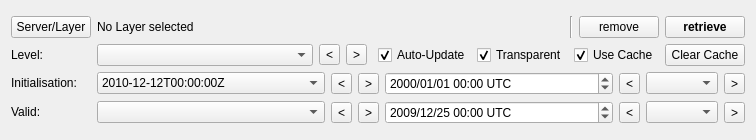
<?xml version="1.0" encoding="UTF-8"?>
<ui version="4.0">
 <class>WMSDockWidget</class>
 <widget class="QWidget" name="WMSDockWidget">
  <property name="geometry">
   <rect>
    <x>0</x>
    <y>0</y>
    <width>756</width>
    <height>140</height>
   </rect>
  </property>
  <property name="sizePolicy">
   <sizepolicy hsizetype="Expanding" vsizetype="Minimum">
    <horstretch>0</horstretch>
    <verstretch>0</verstretch>
   </sizepolicy>
  </property>
  <property name="minimumSize">
   <size>
    <width>756</width>
    <height>0</height>
   </size>
  </property>
  <property name="windowTitle">
   <string>WMS Dock Widget</string>
  </property>
  <layout class="QVBoxLayout" name="verticalLayout_4">
   <item>
    <layout class="QGridLayout" name="gridLayout">
     <item row="2" column="1">
      <layout class="QHBoxLayout" name="horizontalLayout_4">
       <item>
        <widget class="QComboBox" name="cbLevel">
         <property name="sizePolicy">
          <sizepolicy hsizetype="MinimumExpanding" vsizetype="Fixed">
           <horstretch>1</horstretch>
           <verstretch>0</verstretch>
          </sizepolicy>
         </property>
         <property name="minimumSize">
          <size>
           <width>180</width>
           <height>0</height>
          </size>
         </property>
         <property name="maximumSize">
          <size>
           <width>300</width>
           <height>16777215</height>
          </size>
         </property>
         <property name="toolTip">
          <string>Elevation values provided by the WMS server.</string>
         </property>
        </widget>
       </item>
       <item>
        <widget class="QToolButton" name="tbLevel_back">
         <property name="toolTip">
          <string>Previous Level (Down)</string>
         </property>
         <property name="text">
          <string>&lt;</string>
         </property>
         <property name="shortcut">
          <string>Down</string>
         </property>
        </widget>
       </item>
       <item>
        <widget class="QToolButton" name="tbLevel_fwd">
         <property name="toolTip">
          <string>Next Level (Up)</string>
         </property>
         <property name="text">
          <string>&gt;</string>
         </property>
         <property name="shortcut">
          <string>Up</string>
         </property>
        </widget>
       </item>
       <item>
        <spacer name="horizontalSpacer">
         <property name="orientation">
          <enum>Qt::Horizontal</enum>
         </property>
         <property name="sizeHint" stdset="0">
          <size>
           <width>5</width>
           <height>20</height>
          </size>
         </property>
        </spacer>
       </item>
       <item>
        <widget class="QCheckBox" name="cbAutoUpdate">
         <property name="sizePolicy">
          <sizepolicy hsizetype="Minimum" vsizetype="Fixed">
           <horstretch>0</horstretch>
           <verstretch>0</verstretch>
          </sizepolicy>
         </property>
         <property name="maximumSize">
          <size>
           <width>200</width>
           <height>16777215</height>
          </size>
         </property>
         <property name="toolTip">
          <string>Automatically request an updated map when the layer parameters have changed.</string>
         </property>
         <property name="text">
          <string>Auto-Update</string>
         </property>
         <property name="checked">
          <bool>true</bool>
         </property>
        </widget>
       </item>
       <item>
        <widget class="QCheckBox" name="cbTransparent">
         <property name="text">
          <string>Transparent</string>
         </property>
         <property name="checked">
          <bool>true</bool>
         </property>
        </widget>
       </item>
       <item>
        <widget class="QCheckBox" name="cbCacheEnabled">
         <property name="toolTip">
          <string>Enable the image cache (retrieved images will be stored locally to speed up repeated retrievals).</string>
         </property>
         <property name="text">
          <string>Use Cache</string>
         </property>
         <property name="checked">
          <bool>true</bool>
         </property>
         <property name="tristate">
          <bool>false</bool>
         </property>
        </widget>
       </item>
       <item>
        <widget class="QPushButton" name="btClearCache">
         <property name="sizePolicy">
          <sizepolicy hsizetype="Minimum" vsizetype="Fixed">
           <horstretch>0</horstretch>
           <verstretch>0</verstretch>
          </sizepolicy>
         </property>
         <property name="maximumSize">
          <size>
           <width>100</width>
           <height>16777215</height>
          </size>
         </property>
         <property name="toolTip">
          <string>Clear all cache contents.</string>
         </property>
         <property name="text">
          <string>Clear Cache</string>
         </property>
        </widget>
       </item>
      </layout>
     </item>
     <item row="1" column="0">
      <widget class="QPushButton" name="pbLayerSelect">
       <property name="text">
        <string>Server/Layer</string>
       </property>
      </widget>
     </item>
     <item row="4" column="0">
      <widget class="QLabel" name="label_3">
       <property name="sizePolicy">
        <sizepolicy hsizetype="Minimum" vsizetype="Fixed">
         <horstretch>0</horstretch>
         <verstretch>0</verstretch>
        </sizepolicy>
       </property>
       <property name="text">
        <string>Valid:</string>
       </property>
      </widget>
     </item>
     <item row="2" column="0">
      <widget class="QLabel" name="label">
       <property name="sizePolicy">
        <sizepolicy hsizetype="Minimum" vsizetype="Fixed">
         <horstretch>0</horstretch>
         <verstretch>0</verstretch>
        </sizepolicy>
       </property>
       <property name="text">
        <string>Level:</string>
       </property>
      </widget>
     </item>
     <item row="3" column="0">
      <widget class="QLabel" name="label_2">
       <property name="sizePolicy">
        <sizepolicy hsizetype="Minimum" vsizetype="Fixed">
         <horstretch>0</horstretch>
         <verstretch>0</verstretch>
        </sizepolicy>
       </property>
       <property name="text">
        <string>Initialisation:</string>
       </property>
      </widget>
     </item>
     <item row="3" column="1">
      <layout class="QHBoxLayout" name="horizontalLayout_3">
       <item>
        <widget class="QComboBox" name="cbInitTime">
         <property name="sizePolicy">
          <sizepolicy hsizetype="MinimumExpanding" vsizetype="Fixed">
           <horstretch>1</horstretch>
           <verstretch>0</verstretch>
          </sizepolicy>
         </property>
         <property name="minimumSize">
          <size>
           <width>180</width>
           <height>0</height>
          </size>
         </property>
         <property name="maximumSize">
          <size>
           <width>300</width>
           <height>16777215</height>
          </size>
         </property>
         <property name="toolTip">
          <string>Forecast initialisation time (base time) values provided by the WMS server.</string>
         </property>
         <item>
          <property name="text">
           <string>2010-12-12T00:00:00Z</string>
          </property>
         </item>
        </widget>
       </item>
       <item>
        <widget class="QToolButton" name="tbInitTime_cbback">
         <property name="toolTip">
          <string>Previous Init-Time (Alt+Left)</string>
         </property>
         <property name="text">
          <string>&lt;</string>
         </property>
         <property name="shortcut">
          <string>Alt+Left</string>
         </property>
        </widget>
       </item>
       <item>
        <widget class="QToolButton" name="tbInitTime_cbfwd">
         <property name="toolTip">
          <string>Next Init-Time (Alt+Right)</string>
         </property>
         <property name="text">
          <string>&gt;</string>
         </property>
         <property name="shortcut">
          <string>Alt+Right</string>
         </property>
        </widget>
       </item>
       <item>
        <widget class="QDateTimeEdit" name="dteInitTime">
         <property name="sizePolicy">
          <sizepolicy hsizetype="MinimumExpanding" vsizetype="Fixed">
           <horstretch>1</horstretch>
           <verstretch>0</verstretch>
          </sizepolicy>
         </property>
         <property name="minimumSize">
          <size>
           <width>160</width>
           <height>0</height>
          </size>
         </property>
         <property name="maximumSize">
          <size>
           <width>300</width>
           <height>16777215</height>
          </size>
         </property>
         <property name="font">
          <font>
           <weight>50</weight>
           <bold>false</bold>
           <strikeout>false</strikeout>
          </font>
         </property>
         <property name="toolTip">
          <string>You can also specify an initialisation date here.</string>
         </property>
         <property name="correctionMode">
          <enum>QAbstractSpinBox::CorrectToPreviousValue</enum>
         </property>
         <property name="displayFormat">
          <string>yyyy/MM/dd hh:mm UTC</string>
         </property>
         <property name="calendarPopup">
          <bool>false</bool>
         </property>
         <property name="timeSpec">
          <enum>Qt::UTC</enum>
         </property>
        </widget>
       </item>
       <item>
        <widget class="QToolButton" name="tbInitTime_back">
         <property name="text">
          <string>&lt;</string>
         </property>
        </widget>
       </item>
       <item>
        <widget class="QComboBox" name="cbInitTime_step"/>
       </item>
       <item>
        <widget class="QToolButton" name="tbInitTime_fwd">
         <property name="text">
          <string>&gt;</string>
         </property>
        </widget>
       </item>
      </layout>
     </item>
     <item row="4" column="1">
      <layout class="QHBoxLayout" name="horizontalLayout_8">
       <item>
        <widget class="QComboBox" name="cbValidTime">
         <property name="sizePolicy">
          <sizepolicy hsizetype="MinimumExpanding" vsizetype="Fixed">
           <horstretch>1</horstretch>
           <verstretch>0</verstretch>
          </sizepolicy>
         </property>
         <property name="minimumSize">
          <size>
           <width>180</width>
           <height>0</height>
          </size>
         </property>
         <property name="maximumSize">
          <size>
           <width>300</width>
           <height>16777215</height>
          </size>
         </property>
         <property name="toolTip">
          <string>Valid time values provided by the WMS server.</string>
         </property>
        </widget>
       </item>
       <item>
        <widget class="QToolButton" name="tbValidTime_cbback">
         <property name="toolTip">
          <string>Previous Valid-Time (Left)</string>
         </property>
         <property name="text">
          <string>&lt;</string>
         </property>
         <property name="shortcut">
          <string>Left</string>
         </property>
         <property name="arrowType">
          <enum>Qt::NoArrow</enum>
         </property>
        </widget>
       </item>
       <item>
        <widget class="QToolButton" name="tbValidTime_cbfwd">
         <property name="toolTip">
          <string>Next Valid-Time (Right)</string>
         </property>
         <property name="text">
          <string>&gt;</string>
         </property>
         <property name="shortcut">
          <string>Right</string>
         </property>
        </widget>
       </item>
       <item>
        <widget class="QDateTimeEdit" name="dteValidTime">
         <property name="sizePolicy">
          <sizepolicy hsizetype="MinimumExpanding" vsizetype="Fixed">
           <horstretch>1</horstretch>
           <verstretch>0</verstretch>
          </sizepolicy>
         </property>
         <property name="minimumSize">
          <size>
           <width>160</width>
           <height>0</height>
          </size>
         </property>
         <property name="maximumSize">
          <size>
           <width>300</width>
           <height>16777215</height>
          </size>
         </property>
         <property name="toolTip">
          <string>Specify the time value here, especially if the server does not provide predefined values. Keep in mind that the specified value may not be available from the server, though.</string>
         </property>
         <property name="date">
          <date>
           <year>2009</year>
           <month>12</month>
           <day>25</day>
          </date>
         </property>
         <property name="minimumDateTime">
          <datetime>
           <hour>8</hour>
           <minute>0</minute>
           <second>0</second>
           <year>1999</year>
           <month>12</month>
           <day>31</day>
          </datetime>
         </property>
         <property name="minimumDate">
          <date>
           <year>1999</year>
           <month>12</month>
           <day>31</day>
          </date>
         </property>
         <property name="minimumTime">
          <time>
           <hour>8</hour>
           <minute>0</minute>
           <second>0</second>
          </time>
         </property>
         <property name="displayFormat">
          <string>yyyy/MM/dd hh:mm UTC</string>
         </property>
         <property name="calendarPopup">
          <bool>false</bool>
         </property>
         <property name="timeSpec">
          <enum>Qt::UTC</enum>
         </property>
        </widget>
       </item>
       <item>
        <widget class="QToolButton" name="tbValidTime_back">
         <property name="text">
          <string>&lt;</string>
         </property>
        </widget>
       </item>
       <item>
        <widget class="QComboBox" name="cbValidTime_step"/>
       </item>
       <item>
        <widget class="QToolButton" name="tbValidTime_fwd">
         <property name="text">
          <string>&gt;</string>
         </property>
        </widget>
       </item>
      </layout>
     </item>
     <item row="1" column="1">
      <layout class="QHBoxLayout" name="horizontalLayout">
       <item>
        <widget class="QLabel" name="lLayerName">
         <property name="text">
          <string>No Layer selected</string>
         </property>
         <property name="wordWrap">
          <bool>false</bool>
         </property>
        </widget>
       </item>
       <item>
        <spacer name="horizontalSpacer_4">
         <property name="orientation">
          <enum>Qt::Horizontal</enum>
         </property>
         <property name="sizeHint" stdset="0">
          <size>
           <width>40</width>
           <height>20</height>
          </size>
         </property>
        </spacer>
       </item>
       <item>
        <widget class="Line" name="line">
         <property name="orientation">
          <enum>Qt::Vertical</enum>
         </property>
        </widget>
       </item>
       <item>
        <widget class="QPushButton" name="btClearMap">
         <property name="maximumSize">
          <size>
           <width>200</width>
           <height>16777215</height>
          </size>
         </property>
         <property name="text">
          <string>remove</string>
         </property>
        </widget>
       </item>
       <item>
        <widget class="QPushButton" name="btGetMap">
         <property name="maximumSize">
          <size>
           <width>200</width>
           <height>16777215</height>
          </size>
         </property>
         <property name="font">
          <font>
           <weight>75</weight>
           <bold>true</bold>
          </font>
         </property>
         <property name="toolTip">
          <string>Request the selected layer(s) (Return)</string>
         </property>
         <property name="text">
          <string>retrieve</string>
         </property>
         <property name="shortcut">
          <string>Return</string>
         </property>
        </widget>
       </item>
      </layout>
     </item>
    </layout>
   </item>
  </layout>
 </widget>
 <resources/>
 <connections/>
</ui>
